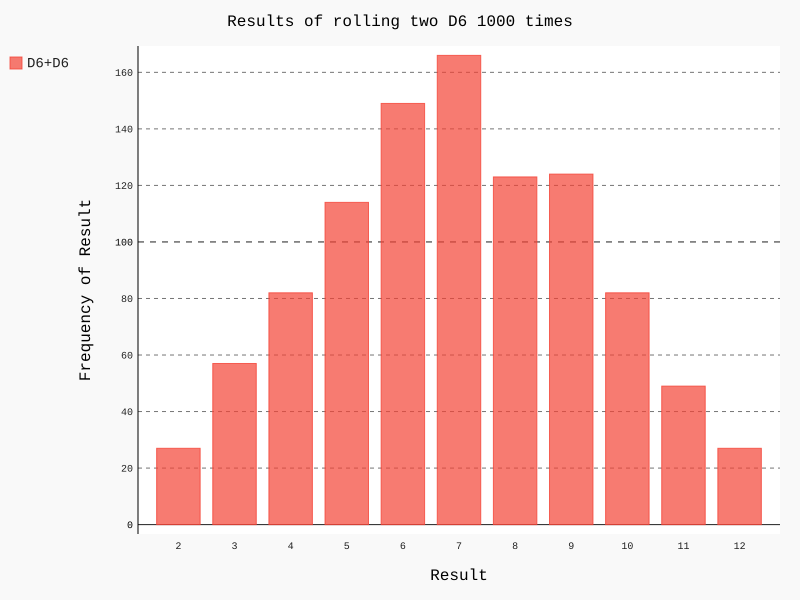

Generate this figure with Python:
#掷两个骰子,观察点数和出现的频率
import pygal
from die import Die

#创建两个骰子
die1=Die()
die2=Die()
#掷骰子多次,将结果保存在列表中
results=[]
for roll_num in range(1000):
    result=die1.roll()+die2.roll()
    results.append(result)
#结果分析,存储在列表中
frequencies=[]
max_result=die1.num_sides+die2.num_sides
for value in range(2,max_result+1):
    frequency=results.count(value)
    frequencies.append(frequency)
#结果可视化
hist=pygal.Bar()
hist.title="Results of rolling two D6 1000 times"
hist.x_labels=[]
for value in range(2,max_result+1):
    hist.x_labels.append(value)
hist.x_title="Result"
hist.y_title="Frequency of Result"
hist.add('D6+D6',frequencies)
hist.render_to_file('dice_visual.svg')
